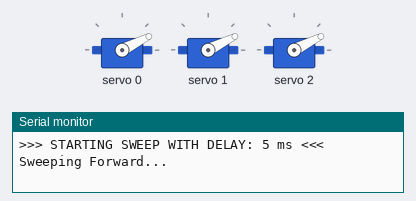
Recording of a sketch running on a simulated Arduino Uno, built with avr-gcc and run on an emulated ATmega328P. On the bench: 3 × servo, the last lines printed to the serial monitor.

Above: at 3.19 s.
At 5.02 s:
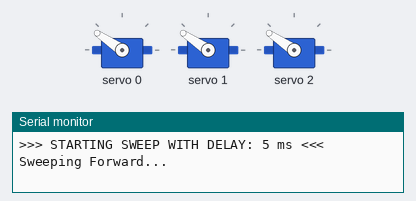
At 9.58 s:
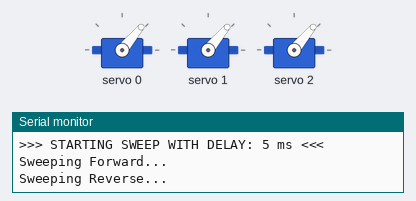
At 19.18 s:
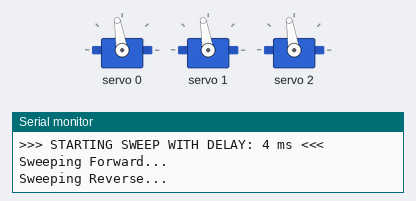
At 27.87 s:
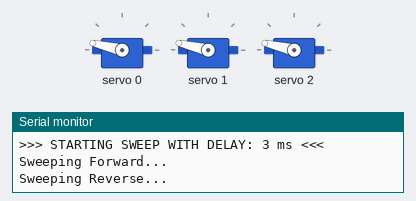
At 35.0 s:
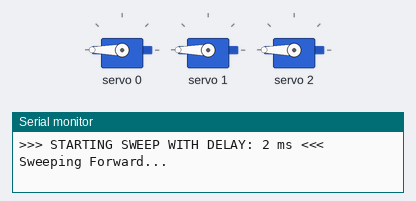
Timing chart, 0 to 39.4 s (numbered marks = the images above):
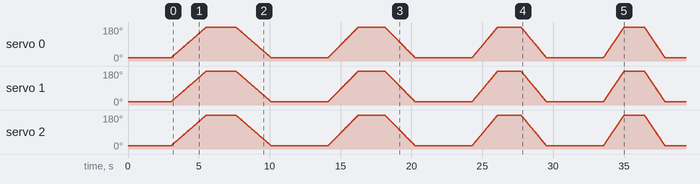

The sketch:

ServoCurrentDraw.ino
```cpp
#include <Wire.h>
#include <Adafruit_PWMServoDriver.h>

// Initialize the PCA9685 using the default I2C address (0x40)
Adafruit_PWMServoDriver pwm = Adafruit_PWMServoDriver();

// Standard servo pulse lengths
#define SERVOMIN  150 // Roughly 0 degrees
#define SERVOMAX  600 // Roughly 180 degrees

void setup() {
  Serial.begin(9600);
  Serial.println("--- PCA9685 Dynamic Speed / Amperage Test ---");

  pwm.begin();
  pwm.setOscillatorFrequency(27000000);
  pwm.setPWMFreq(50);  // Analog/digital servos operate at 50Hz

  Serial.println("Starting in 3 seconds. Get ready to watch the Ammeter...");
  delay(3000);
}

void loop() {
  // Iterate from a 5ms delay down to 0ms
  for (int currentDelay = 5; currentDelay >= 0; currentDelay--) {

    Serial.print("\n>>> STARTING SWEEP WITH DELAY: ");
    Serial.print(currentDelay);
    Serial.println(" ms <<<");

    Serial.println("Sweeping Forward...");
    for (uint16_t pulselen = SERVOMIN; pulselen <= SERVOMAX; pulselen++) {
      pwm.setPWM(0, 0, pulselen);
      pwm.setPWM(1, 0, pulselen);
      pwm.setPWM(2, 0, pulselen);

      delay(currentDelay);
    }

    delay(500); // Brief mechanical pause at 180 degrees

    Serial.println("Sweeping Reverse...");
    for (uint16_t pulselen = SERVOMAX; pulselen >= SERVOMIN; pulselen--) {
      pwm.setPWM(0, 0, pulselen);
      pwm.setPWM(1, 0, pulselen);
      pwm.setPWM(2, 0, pulselen);

      delay(currentDelay);
    }

    Serial.println("Sweep Complete. Log your peak amperage now.");
    Serial.println("Holding for 4 seconds before the next speed test...");
    delay(4000); // 4 seconds to write down your data
  }

  Serial.println("\n--- ALL TESTS COMPLETE ---");
  Serial.println("Reset the Arduino board to run the test sequence again.");

  // Infinite loop to halt execution so the test doesn't auto-restart
  while (true) {
    delay(1000);
  }
}
```
